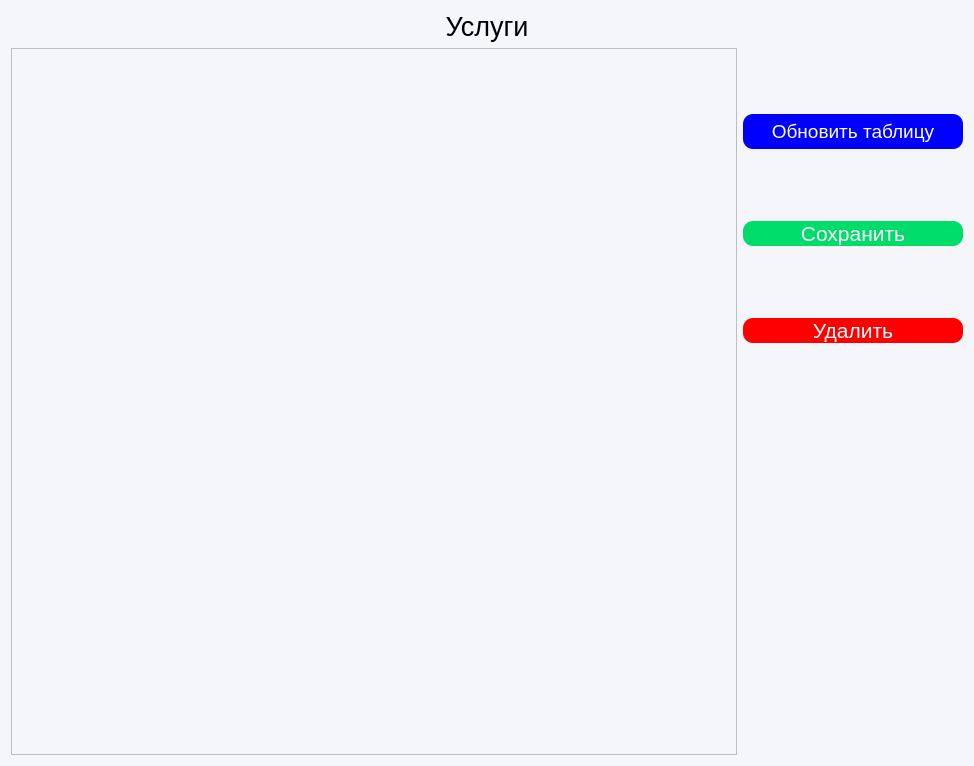
<?xml version="1.0" encoding="UTF-8"?>
<ui version="4.0">
 <class>Form</class>
 <widget class="QWidget" name="Form">
  <property name="geometry">
   <rect>
    <x>0</x>
    <y>0</y>
    <width>974</width>
    <height>766</height>
   </rect>
  </property>
  <property name="windowTitle">
   <string>Form</string>
  </property>
  <property name="styleSheet">
   <string notr="true">background-color: #F5F6FA</string>
  </property>
  <layout class="QGridLayout" name="gridLayout">
   <property name="leftMargin">
    <number>11</number>
   </property>
   <item row="0" column="0" colspan="2">
    <layout class="QHBoxLayout" name="horizontalLayout_2">
     <item>
      <widget class="QLabel" name="label">
       <property name="font">
        <font>
         <pointsize>20</pointsize>
        </font>
       </property>
       <property name="layoutDirection">
        <enum>Qt::LeftToRight</enum>
       </property>
       <property name="text">
        <string>Услуги</string>
       </property>
       <property name="alignment">
        <set>Qt::AlignCenter</set>
       </property>
      </widget>
     </item>
    </layout>
   </item>
   <item row="1" column="0">
    <layout class="QVBoxLayout" name="verticalLayout">
     <item>
      <widget class="QTableView" name="tableView"/>
     </item>
    </layout>
   </item>
   <item row="1" column="1">
    <layout class="QVBoxLayout" name="verticalLayout_2">
     <property name="bottomMargin">
      <number>50</number>
     </property>
     <item>
      <widget class="QPushButton" name="refresh_btn">
       <property name="minimumSize">
        <size>
         <width>220</width>
         <height>35</height>
        </size>
       </property>
       <property name="palette">
        <palette>
         <active>
          <colorrole role="WindowText">
           <brush brushstyle="SolidPattern">
            <color alpha="255">
             <red>255</red>
             <green>255</green>
             <blue>255</blue>
            </color>
           </brush>
          </colorrole>
          <colorrole role="Button">
           <brush brushstyle="SolidPattern">
            <color alpha="255">
             <red>0</red>
             <green>0</green>
             <blue>255</blue>
            </color>
           </brush>
          </colorrole>
          <colorrole role="Text">
           <brush brushstyle="SolidPattern">
            <color alpha="255">
             <red>255</red>
             <green>255</green>
             <blue>255</blue>
            </color>
           </brush>
          </colorrole>
          <colorrole role="ButtonText">
           <brush brushstyle="SolidPattern">
            <color alpha="255">
             <red>255</red>
             <green>255</green>
             <blue>255</blue>
            </color>
           </brush>
          </colorrole>
          <colorrole role="Base">
           <brush brushstyle="SolidPattern">
            <color alpha="255">
             <red>0</red>
             <green>0</green>
             <blue>255</blue>
            </color>
           </brush>
          </colorrole>
          <colorrole role="Window">
           <brush brushstyle="SolidPattern">
            <color alpha="255">
             <red>0</red>
             <green>0</green>
             <blue>255</blue>
            </color>
           </brush>
          </colorrole>
         </active>
         <inactive>
          <colorrole role="WindowText">
           <brush brushstyle="SolidPattern">
            <color alpha="255">
             <red>255</red>
             <green>255</green>
             <blue>255</blue>
            </color>
           </brush>
          </colorrole>
          <colorrole role="Button">
           <brush brushstyle="SolidPattern">
            <color alpha="255">
             <red>0</red>
             <green>0</green>
             <blue>255</blue>
            </color>
           </brush>
          </colorrole>
          <colorrole role="Text">
           <brush brushstyle="SolidPattern">
            <color alpha="255">
             <red>255</red>
             <green>255</green>
             <blue>255</blue>
            </color>
           </brush>
          </colorrole>
          <colorrole role="ButtonText">
           <brush brushstyle="SolidPattern">
            <color alpha="255">
             <red>255</red>
             <green>255</green>
             <blue>255</blue>
            </color>
           </brush>
          </colorrole>
          <colorrole role="Base">
           <brush brushstyle="SolidPattern">
            <color alpha="255">
             <red>0</red>
             <green>0</green>
             <blue>255</blue>
            </color>
           </brush>
          </colorrole>
          <colorrole role="Window">
           <brush brushstyle="SolidPattern">
            <color alpha="255">
             <red>0</red>
             <green>0</green>
             <blue>255</blue>
            </color>
           </brush>
          </colorrole>
         </inactive>
         <disabled>
          <colorrole role="WindowText">
           <brush brushstyle="SolidPattern">
            <color alpha="255">
             <red>255</red>
             <green>255</green>
             <blue>255</blue>
            </color>
           </brush>
          </colorrole>
          <colorrole role="Button">
           <brush brushstyle="SolidPattern">
            <color alpha="255">
             <red>0</red>
             <green>0</green>
             <blue>255</blue>
            </color>
           </brush>
          </colorrole>
          <colorrole role="Text">
           <brush brushstyle="SolidPattern">
            <color alpha="255">
             <red>255</red>
             <green>255</green>
             <blue>255</blue>
            </color>
           </brush>
          </colorrole>
          <colorrole role="ButtonText">
           <brush brushstyle="SolidPattern">
            <color alpha="255">
             <red>255</red>
             <green>255</green>
             <blue>255</blue>
            </color>
           </brush>
          </colorrole>
          <colorrole role="Base">
           <brush brushstyle="SolidPattern">
            <color alpha="255">
             <red>0</red>
             <green>0</green>
             <blue>255</blue>
            </color>
           </brush>
          </colorrole>
          <colorrole role="Window">
           <brush brushstyle="SolidPattern">
            <color alpha="255">
             <red>0</red>
             <green>0</green>
             <blue>255</blue>
            </color>
           </brush>
          </colorrole>
         </disabled>
        </palette>
       </property>
       <property name="font">
        <font>
         <pointsize>14</pointsize>
        </font>
       </property>
       <property name="styleSheet">
        <string notr="true">#refresh_btn {
   background-color:rgb(0, 0, 255); /* Цвет фона кнопки */
    border-radius: 10px; /* Устанавливаем радиус закругления углов */
    color: white; /* Цвет текста кнопки */
}
#refresh_btn:hover {
                background-color: rgb(0, 0, 158)
}

</string>
       </property>
       <property name="text">
        <string>Обновить таблицу</string>
       </property>
      </widget>
     </item>
     <item>
      <widget class="QPushButton" name="save_btn">
       <property name="palette">
        <palette>
         <active>
          <colorrole role="WindowText">
           <brush brushstyle="SolidPattern">
            <color alpha="255">
             <red>255</red>
             <green>255</green>
             <blue>255</blue>
            </color>
           </brush>
          </colorrole>
          <colorrole role="Button">
           <brush brushstyle="SolidPattern">
            <color alpha="255">
             <red>0</red>
             <green>220</green>
             <blue>106</blue>
            </color>
           </brush>
          </colorrole>
          <colorrole role="Text">
           <brush brushstyle="SolidPattern">
            <color alpha="255">
             <red>255</red>
             <green>255</green>
             <blue>255</blue>
            </color>
           </brush>
          </colorrole>
          <colorrole role="ButtonText">
           <brush brushstyle="SolidPattern">
            <color alpha="255">
             <red>255</red>
             <green>255</green>
             <blue>255</blue>
            </color>
           </brush>
          </colorrole>
          <colorrole role="Base">
           <brush brushstyle="SolidPattern">
            <color alpha="255">
             <red>0</red>
             <green>220</green>
             <blue>106</blue>
            </color>
           </brush>
          </colorrole>
          <colorrole role="Window">
           <brush brushstyle="SolidPattern">
            <color alpha="255">
             <red>0</red>
             <green>220</green>
             <blue>106</blue>
            </color>
           </brush>
          </colorrole>
         </active>
         <inactive>
          <colorrole role="WindowText">
           <brush brushstyle="SolidPattern">
            <color alpha="255">
             <red>255</red>
             <green>255</green>
             <blue>255</blue>
            </color>
           </brush>
          </colorrole>
          <colorrole role="Button">
           <brush brushstyle="SolidPattern">
            <color alpha="255">
             <red>0</red>
             <green>220</green>
             <blue>106</blue>
            </color>
           </brush>
          </colorrole>
          <colorrole role="Text">
           <brush brushstyle="SolidPattern">
            <color alpha="255">
             <red>255</red>
             <green>255</green>
             <blue>255</blue>
            </color>
           </brush>
          </colorrole>
          <colorrole role="ButtonText">
           <brush brushstyle="SolidPattern">
            <color alpha="255">
             <red>255</red>
             <green>255</green>
             <blue>255</blue>
            </color>
           </brush>
          </colorrole>
          <colorrole role="Base">
           <brush brushstyle="SolidPattern">
            <color alpha="255">
             <red>0</red>
             <green>220</green>
             <blue>106</blue>
            </color>
           </brush>
          </colorrole>
          <colorrole role="Window">
           <brush brushstyle="SolidPattern">
            <color alpha="255">
             <red>0</red>
             <green>220</green>
             <blue>106</blue>
            </color>
           </brush>
          </colorrole>
         </inactive>
         <disabled>
          <colorrole role="WindowText">
           <brush brushstyle="SolidPattern">
            <color alpha="255">
             <red>255</red>
             <green>255</green>
             <blue>255</blue>
            </color>
           </brush>
          </colorrole>
          <colorrole role="Button">
           <brush brushstyle="SolidPattern">
            <color alpha="255">
             <red>0</red>
             <green>220</green>
             <blue>106</blue>
            </color>
           </brush>
          </colorrole>
          <colorrole role="Text">
           <brush brushstyle="SolidPattern">
            <color alpha="255">
             <red>255</red>
             <green>255</green>
             <blue>255</blue>
            </color>
           </brush>
          </colorrole>
          <colorrole role="ButtonText">
           <brush brushstyle="SolidPattern">
            <color alpha="255">
             <red>255</red>
             <green>255</green>
             <blue>255</blue>
            </color>
           </brush>
          </colorrole>
          <colorrole role="Base">
           <brush brushstyle="SolidPattern">
            <color alpha="255">
             <red>0</red>
             <green>220</green>
             <blue>106</blue>
            </color>
           </brush>
          </colorrole>
          <colorrole role="Window">
           <brush brushstyle="SolidPattern">
            <color alpha="255">
             <red>0</red>
             <green>220</green>
             <blue>106</blue>
            </color>
           </brush>
          </colorrole>
         </disabled>
        </palette>
       </property>
       <property name="font">
        <font>
         <pointsize>16</pointsize>
        </font>
       </property>
       <property name="styleSheet">
        <string notr="true">#save_btn {
   background-color:rgb(0, 220, 106); /* Цвет фона кнопки */
    border-radius: 10px; /* Устанавливаем радиус закругления углов */
    color: white; /* Цвет текста кнопки */
}
#save_btn:hover {
                background-color:rgb(0, 152, 0)
}
#save_btn:pressed {
	background-color: rgb(0, 132, 0)
}



</string>
       </property>
       <property name="text">
        <string>Сохранить</string>
       </property>
      </widget>
     </item>
     <item>
      <widget class="QPushButton" name="delete_btn">
       <property name="palette">
        <palette>
         <active>
          <colorrole role="WindowText">
           <brush brushstyle="SolidPattern">
            <color alpha="255">
             <red>255</red>
             <green>255</green>
             <blue>255</blue>
            </color>
           </brush>
          </colorrole>
          <colorrole role="Button">
           <brush brushstyle="SolidPattern">
            <color alpha="255">
             <red>255</red>
             <green>0</green>
             <blue>0</blue>
            </color>
           </brush>
          </colorrole>
          <colorrole role="Text">
           <brush brushstyle="SolidPattern">
            <color alpha="255">
             <red>255</red>
             <green>255</green>
             <blue>255</blue>
            </color>
           </brush>
          </colorrole>
          <colorrole role="ButtonText">
           <brush brushstyle="SolidPattern">
            <color alpha="255">
             <red>255</red>
             <green>255</green>
             <blue>255</blue>
            </color>
           </brush>
          </colorrole>
          <colorrole role="Base">
           <brush brushstyle="SolidPattern">
            <color alpha="255">
             <red>255</red>
             <green>0</green>
             <blue>0</blue>
            </color>
           </brush>
          </colorrole>
          <colorrole role="Window">
           <brush brushstyle="SolidPattern">
            <color alpha="255">
             <red>255</red>
             <green>0</green>
             <blue>0</blue>
            </color>
           </brush>
          </colorrole>
         </active>
         <inactive>
          <colorrole role="WindowText">
           <brush brushstyle="SolidPattern">
            <color alpha="255">
             <red>255</red>
             <green>255</green>
             <blue>255</blue>
            </color>
           </brush>
          </colorrole>
          <colorrole role="Button">
           <brush brushstyle="SolidPattern">
            <color alpha="255">
             <red>255</red>
             <green>0</green>
             <blue>0</blue>
            </color>
           </brush>
          </colorrole>
          <colorrole role="Text">
           <brush brushstyle="SolidPattern">
            <color alpha="255">
             <red>255</red>
             <green>255</green>
             <blue>255</blue>
            </color>
           </brush>
          </colorrole>
          <colorrole role="ButtonText">
           <brush brushstyle="SolidPattern">
            <color alpha="255">
             <red>255</red>
             <green>255</green>
             <blue>255</blue>
            </color>
           </brush>
          </colorrole>
          <colorrole role="Base">
           <brush brushstyle="SolidPattern">
            <color alpha="255">
             <red>255</red>
             <green>0</green>
             <blue>0</blue>
            </color>
           </brush>
          </colorrole>
          <colorrole role="Window">
           <brush brushstyle="SolidPattern">
            <color alpha="255">
             <red>255</red>
             <green>0</green>
             <blue>0</blue>
            </color>
           </brush>
          </colorrole>
         </inactive>
         <disabled>
          <colorrole role="WindowText">
           <brush brushstyle="SolidPattern">
            <color alpha="255">
             <red>255</red>
             <green>255</green>
             <blue>255</blue>
            </color>
           </brush>
          </colorrole>
          <colorrole role="Button">
           <brush brushstyle="SolidPattern">
            <color alpha="255">
             <red>255</red>
             <green>0</green>
             <blue>0</blue>
            </color>
           </brush>
          </colorrole>
          <colorrole role="Text">
           <brush brushstyle="SolidPattern">
            <color alpha="255">
             <red>255</red>
             <green>255</green>
             <blue>255</blue>
            </color>
           </brush>
          </colorrole>
          <colorrole role="ButtonText">
           <brush brushstyle="SolidPattern">
            <color alpha="255">
             <red>255</red>
             <green>255</green>
             <blue>255</blue>
            </color>
           </brush>
          </colorrole>
          <colorrole role="Base">
           <brush brushstyle="SolidPattern">
            <color alpha="255">
             <red>255</red>
             <green>0</green>
             <blue>0</blue>
            </color>
           </brush>
          </colorrole>
          <colorrole role="Window">
           <brush brushstyle="SolidPattern">
            <color alpha="255">
             <red>255</red>
             <green>0</green>
             <blue>0</blue>
            </color>
           </brush>
          </colorrole>
         </disabled>
        </palette>
       </property>
       <property name="font">
        <font>
         <pointsize>16</pointsize>
        </font>
       </property>
       <property name="styleSheet">
        <string notr="true">#delete_btn {
   background-color: rgb(255, 0, 0); /* Цвет фона кнопки */
    border-radius: 10px; /* Устанавливаем радиус закругления углов */
    color: white; /* Цвет текста кнопки */
}
#delete_btn:hover {
                background-color: rgb(200, 0, 0)
}


</string>
       </property>
       <property name="text">
        <string>Удалить</string>
       </property>
      </widget>
     </item>
     <item>
      <widget class="QLabel" name="error_label">
       <property name="minimumSize">
        <size>
         <width>35</width>
         <height>220</height>
        </size>
       </property>
       <property name="maximumSize">
        <size>
         <width>16777215</width>
         <height>22</height>
        </size>
       </property>
       <property name="font">
        <font>
         <pointsize>10</pointsize>
        </font>
       </property>
       <property name="styleSheet">
        <string notr="true">color: rgb(255, 0, 0)</string>
       </property>
       <property name="text">
        <string/>
       </property>
       <property name="alignment">
        <set>Qt::AlignCenter</set>
       </property>
       <property name="wordWrap">
        <bool>true</bool>
       </property>
      </widget>
     </item>
    </layout>
   </item>
  </layout>
 </widget>
 <resources/>
 <connections/>
</ui>
